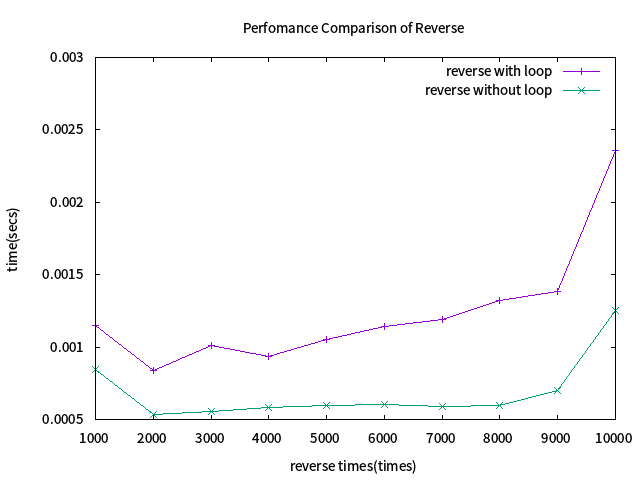

gnuplot code for this plot:
reset
set term png enhanced font 'Verdana,10'
set output 'runtime.png'
set xlabel "reverse times(times)"
set ylabel "time(secs)"
set title "Perfomance Comparison of Reverse"

plot [:][:0.003] 'test1.txt' with linespoints title "reverse with loop" ,\
'test2.txt' with linespoints title "reverse without loop"
